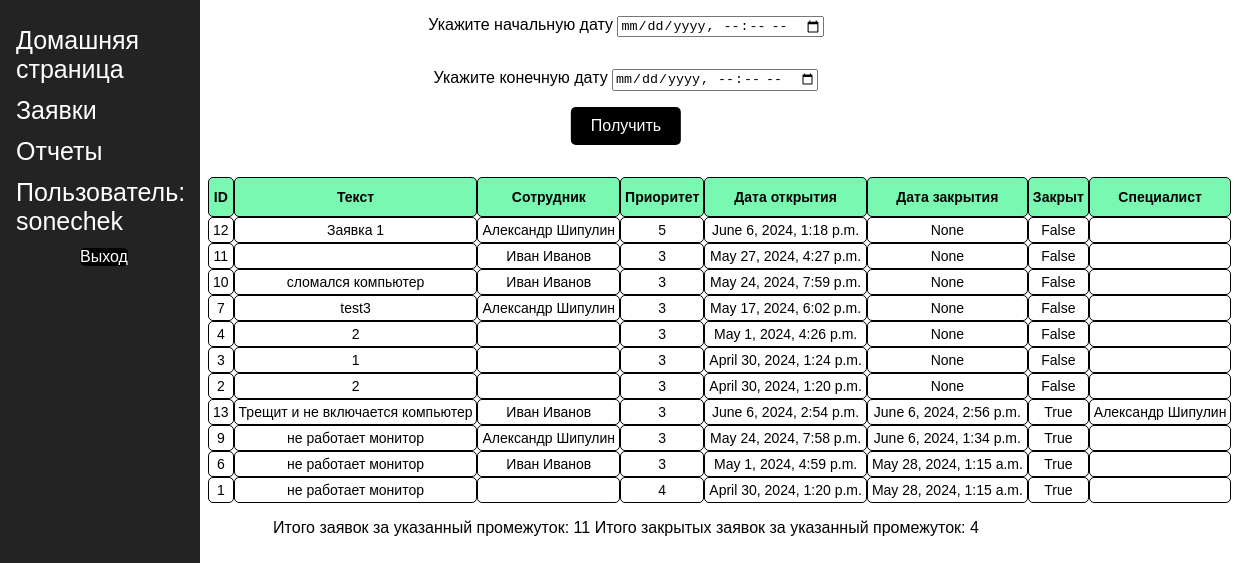
Page /reports/ (signed in) on the earlier database version.
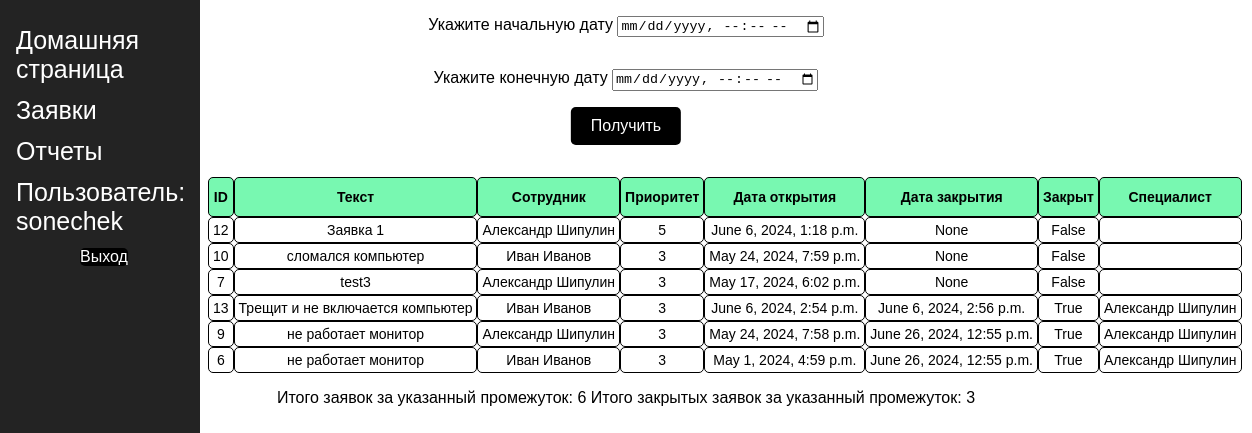
Same page on the later database version.
### hdver2/models.py (models this page shows)
class Ticket(models.Model):
    text = models.TextField()
    employee = models.ForeignKey(User, on_delete=models.SET_NULL, null=True, blank=True, related_name='employee_tickets')
    specialist = models.ForeignKey(User, on_delete=models.SET_NULL, null=True, blank=True, related_name='specialist_tickets')
    date_opened = models.DateTimeField()
    date_closed = models.DateTimeField(blank=False, null=True)
    priority = models.IntegerField(default=3)
    is_closed = models.BooleanField(default=0)
    class Meta:
        ordering = ["is_closed", "-date_opened", "-priority"]

### hdver2/views.py (the view)
# urls.py: path('reports/', views.reports, name='reports'),
@permission_required('admin')
def reports(request):
    tickets = Ticket.objects.all()
    users = User.objects.all()
    tickets_count = tickets.count()
    tickets_closed_count = 0
    for ticket in tickets:
        if ticket.is_closed:
            tickets_closed_count += 1
    if request.method == 'POST':
        tickets = Ticket.objects.filter(date_opened__range=(request.POST.get('start_date'), request.POST.get('end_date')))
        tickets_count = tickets.count()
        tickets_closed_count = 0
        for ticket in tickets:
            if ticket.is_closed:
                tickets_closed_count += 1
        return render(request, 'hd/reports.html', {'tickets': tickets, 'tickets_count': tickets_count, 'tickets_closed_count': tickets_closed_count, 'users': users})
    else:
        return render(request, 'hd/reports.html', {'tickets': tickets, 'tickets_count': tickets_count, 'tickets_closed_count': tickets_closed_count})

### templates/hd/reports.html (shortened to what this page needs)
<!DOCTYPE html>
<html lang="en">
<head>
    {% load static %}
    <link rel="stylesheet" href="{% static 'css/styles.css' %}/">
</head>
<body>
<div class="sidenav">
    <a href="{% url 'index' %}">Домашняя страница</a>
    <a href="{% url 'tickets'%}">Заявки</a>
    <a href="{% url 'reports'%}">Отчеты</a>
    {% if user.is_authenticated %}
     <a>Пользователь: {{ user.get_username }}</a>
     <a>
       <form id="logout-form" method="post" action="{% url 'logout' %}">
         <button type="submit" class="btn">Выход</button>
       </form>
    </a>
   {% else %}
     <a><a href="{% url 'login'%}?next={{request.path}}">Войти</a></a>
   {% endif %}
</div>
<div>
    <form method="POST">
        <p align="center">
            Укажите начальную дату
        <input type="datetime-local" name="start_date" required>
        </p>
        <p>
        <p align="center">
        Укажите конечную дату
        <input type="datetime-local" name="end_date" required>
        </p>
        <input type="submit" value="Получить" class="btn">
    </form>
</div>
{% if tickets.count > 0 %}
<table class="sortable">
    <tr>
        <th>ID</th>
        <th>Текст</th>
        <th>Сотрудник</th>
        <th>Приоритет</th>
        <th>Дата открытия</th>
        <th>Дата закрытия</th>
        <th>Закрыт</th>
        <th>Специалист</th>
    </tr>
        {% for ticket in tickets %}
            <tr>
            <td>{{ ticket.id }}</td>
            <td>{{ ticket.text }}</td>
            <td>{{ ticket.employee.first_name }} {{ ticket.employee.last_name }}</td>
            <td>{{ ticket.priority }}</td>
            <td>{{ ticket.date_opened }}</td>
            <td>{{ ticket.date_closed }}</td>
            <td>{{ ticket.is_closed }}</td>
                            <td>{{ ticket.specialist.first_name }} {{ ticket.specialist.last_name }}</td>
            </tr>
        {% endfor %}
    </table>
{% endif %}
<p align="center">
    Итого заявок за указанный промежуток: {{ tickets_count }}
    Итого закрытых заявок за указанный промежуток: {{ tickets_closed_count }}
</p>
</body>
</html>

Differences in the rows shown:
removed Ticket: id "11", employee.first_name "Иван", employee.last_name "Иванов", priority "3", date_opened "May 27, 2024, 4:27 p.m.", date_closed "None", is_closed "False"
removed Ticket: id "4", text "2", priority "3", date_opened "May 1, 2024, 4:26 p.m.", date_closed "None", is_closed "False"
removed Ticket: id "3", text "1", priority "3", date_opened "April 30, 2024, 1:24 p.m.", date_closed "None", is_closed "False"
removed Ticket: id "2", text "2", priority "3", date_opened "April 30, 2024, 1:20 p.m.", date_closed "None", is_closed "False"
removed Ticket: id "1", text "не работает монитор", priority "4", date_opened "April 30, 2024, 1:20 p.m.", date_closed "May 28, 2024, 1:15 a.m.", is_closed "True"
changed Ticket "May 24, 2024, 7:58 p.m.": date_closed "June 6, 2024, 1:34 p.m." → "June 26, 2024, 12:55 p.m."; specialist.first_name (not shown) → "Александр"; specialist.last_name (not shown) → "Шипулин"
changed Ticket "May 1, 2024, 4:59 p.m.": date_closed "May 28, 2024, 1:15 a.m." → "June 26, 2024, 12:55 p.m."; specialist.first_name (not shown) → "Александр"; specialist.last_name (not shown) → "Шипулин"
Other differences:
{{ tickets_count }}: "11" → "6"
{{ tickets_closed_count }}: "4" → "3"
